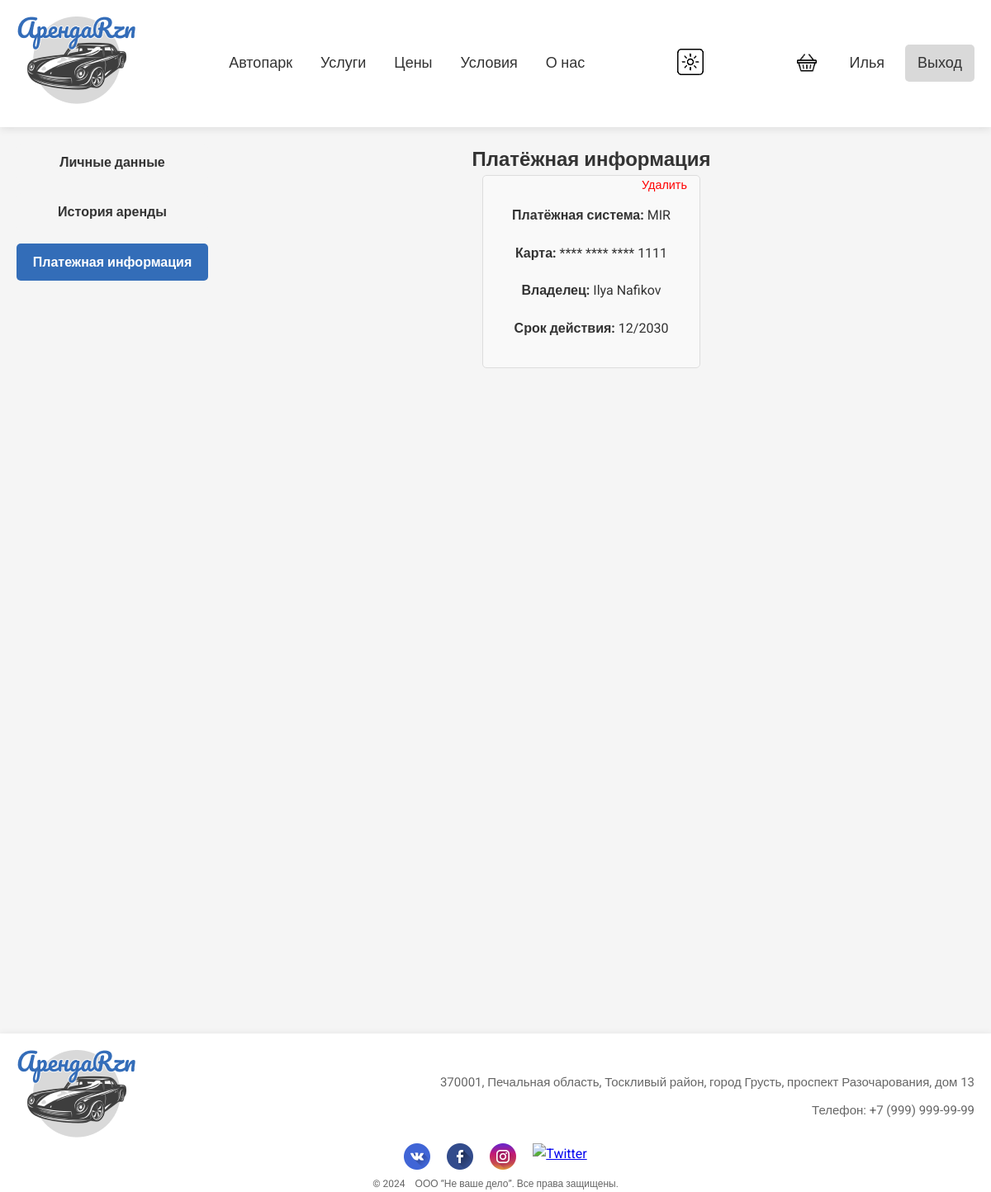
The app's page /users/payment/ (signed in) with its own data.
### users/models.py (models this page shows)
class User(AbstractUser):
    image = models.ImageField(upload_to='users_images', blank=True)
    phone_number = models.CharField(max_length=15, blank=True)
    documents = models.FileField(upload_to='documents', blank=True)

### cars/models.py (models this page shows, shortened)
class PaymentInfo(models.Model):
    user = models.ForeignKey(settings.AUTH_USER_MODEL, on_delete=models.CASCADE)
    card_number = models.CharField(max_length=16, verbose_name="Номер карты")
    card_holder = models.CharField(max_length=100, verbose_name="Имя владельца")
    expiry_date = models.DateField(verbose_name="Срок действия")
    payment_system = models.CharField(
        max_length=50,
        choices=[
            ('visa', 'Visa'),
            ('mastercard', 'MasterCard'),
            ('mir', 'MIR'),
            ('paypal', 'PayPal'),
            ('yandex', 'Yandex Money'),
            ('qiwi', 'QIWI')
        ],
        verbose_name="Платёжная система"
    )
    added_at = models.DateTimeField(auto_now_add=True)
    class Meta():
        verbose_name = 'Способы оплаты пользователей'
        verbose_name_plural = 'Способы оплаты пользователей'

### users/views.py (the view)
# urls.py: path('payment/', payment_view, name='payment'),
@login_required
def payment_view(request):
    payment_methods = PaymentInfo.objects.filter(user=request.user)
    if request.method == 'POST':
        form = PaymentInfoForm(request.POST)
        if form.is_valid():
            payment_info = form.save(commit=False)
            payment_info.user = request.user
            payment_info.save()
            messages.success(request, "Платёжная информация успешно добавлена.")
            return redirect('users:payment')
    else:
        form = PaymentInfoForm()
    context = {
        'form': form,
        'payment_methods': payment_methods,
        'title': 'Платёжная информация',
    }
    return render(request, 'users/payment.html', context)

### users/templates/users/payment.html (shortened to what this page needs)
{% extends 'cars/base.html' %}
{% load static %}
{% block css %}
    <link rel="stylesheet" href="{% static 'css/payment.css' %}">
{% endblock %}
{% block context %}
<section class="payment-section">
    <div class="profile-sidebar">
        <ul>
            <li><a href="{% url 'users:profile' %}">Личные данные</a></li>
            <li><a href="{% url 'users:rental_history' %}">История аренды</a></li>
            <li><a class="active" href="{% url 'users:payment' %}">Платежная информация</a></li>
        </ul>
    </div>
    <div class="payment">
        <h1>Платёжная информация</h1>
        <div id="payment-methods" class="payment-methods show">
            {% for method in payment_methods %}
            <div class="payment-method">
                <p><strong>Платёжная система:</strong> {{ method.get_payment_system_display }}</p>
                <p><strong>Карта:</strong> **** **** **** {{ method.card_number|slice:"-4:" }}</p>
                <p><strong>Владелец:</strong> {{ method.card_holder }}</p>
                <p><strong>Срок действия:</strong> {{ method.expiry_date|date:"m/Y" }}</p>
                <a href="{% url 'users:delete_payment' method.id %}" class="delete-btn">Удалить</a>
            </div>
            {% empty %}
            <p>Нет добавленных платёжных методов.</p>
            <button id="add_payment" type="button" class="btn-submit">Добавить платёжную информацию</button>
            {% endfor %}
        </div>
    </div>
</section>
{% endblock %}

### cars/templates/cars/base.html (shortened to what this page needs)
<!DOCTYPE html>
{% load static %}
<html lang="ru">
<head>
  <link rel="stylesheet" href='{% static "css/global.css" %}' />
  {% block css %} {% endblock %}
</head>
<body class="light-theme">
  <div class="wrapper">
    <header class="header light-theme">
      <div><a href="{% url 'index' %}"><img src='{% static "/img/logo.png" %}' alt="logo"></a></div>
      <nav class="nav-menu light-theme">
        <a href="{% url 'cars:index' %}">Автопарк</a>
        <a href="{% url 'cars:services' %}">Услуги</a>
        <a href="{% url 'cars:price' %}">Цены</a>
        <a href="{% url 'cars:conditions' %}">Условия</a>
        <a href="{% url 'about' %}">О нас</a>
      </nav>
      <button id="themeToggle">
        <img class="img" id="img" alt="Светлая тема" src='{% static "img/icons/dark.png" %}' />
      </button>
      <div class="auth light-theme">
        {% if user.is_authenticated %}
          <div class="cart">
            <a href="{% url 'cart' %}" class="cart-btn">
              <img class="cart-img" id="cart-img" src={% static "img/icons/cart-dark.png" %} alt="Корзина">
            </a>
          </div>
          <a href="{% url 'users:profile' %}" class="profile-btn" id="profile-btn">{{ user.username }}</a>
          <a href="{% url 'users:logout' %}" class="logout-btn" id="logout-btn">Выход</a>
        {% else %}
          <a href="{% url 'users:register' %}" class="register-btn" id="register-btn">Регистрация</a>
          <a href="{% url 'users:login' %}" class="login-btn" id="login-btn">Вход</a>
        {% endif %}
      </div>
    </header>
    <div class="main">
      {% block context %} {% endblock %}
    </div>
    <footer class="footer light-theme">
      <div class="place">
        <div><a href="{% url 'index' %}"><img src='{% static "/img/logo.png" %}' alt="logo"></a></div>
        <div>
          <p class="info">370001, Печальная область, Тоскливый район, город Грусть, проспект Разочарования, дом 13</p>
          <p class="info">Телефон: +7 (999) 999-99-99</p>
        </div>
      </div>
      <div class="social-icons">
        <a href="https://vk.com" target="_blank" class="social-icon vk">
          <img src={% static "img/icons/vkontakte.png" %} alt="VK">
        </a>
        <a href="https://facebook.com" target="_blank" class="social-icon facebook">
          <img src={% static "img/icons/facebook.png" %} alt="Facebook">
        </a>
        <a href="https://instagram.com" target="_blank" class="social-icon instagram">
          <img src={% static "img/icons/instagram.png" %} alt="Instagram">
        </a>
        <a href="https://twitter.com" target="_blank" class="social-icon twitter">
          <img src={% static "img/icons/twitter.png" %} alt="Twitter">
        </a>
      </div>
      <p class="copy">&copy; 2024 &ensp; ООО “Не ваше дело”. Все права защищены.</p>
    </footer>
  </div>
</body>
</html>

### static/css/global.css (style rules this page uses)
* { margin: 0; padding: 0; box-sizing: border-box; }
body.light-theme { background-color: #f5f5f5; color: #333; }
body, html { font-family: "Roboto", sans-serif; line-height: 1.6; height: 100%; }
.wrapper { min-height: 100%; display: flex; flex-direction: column; align-items: center; justify-content: space-between; text-align: center; position: relative; }
.header { display: flex; justify-content: space-between; align-items: center; width: 100%; max-width: 1280px; padding: 20px; box-shadow: 0 2px 10px rgba(0, 0, 0, 0.1); }
.header.light-theme { background-color: #ffffff; }
#themeToggle { background-color: transparent; border: 0; outline: none; cursor: pointer; }
.nav-menu a { margin: 0 15px; font-size: 18px; text-decoration: none; transition: color 0.3s; }
.nav-menu.light-theme > a { color: #333; }
.auth { display: flex; gap: 10px; }
.auth.light-theme > a { color: #333; }
.cart { display: flex; align-items: center; padding: 8px 15px; }
.cart a { padding: 0; }
.cart-btn { padding: 0; height: 26px; }
.cart-img { height: 24px; width: 24px; }
#register-btn, #profile-btn, #cart-btn { padding: 8px 15px; font-size: 18px; text-decoration: none; transition: color 0.3s; }
#login-btn, #logout-btn { padding: 8px 15px; background-color: #d9d9d9; color: #333; text-decoration: none; border-radius: 5px; font-size: 18px; }
.main { flex: 1 1 auto; min-height: 100%; display: flex; flex-direction: column; align-items: center; justify-content: space-between; text-align: center; position: relative; width: 100%; max-width: 1280px; }
.footer { flex: 0 0 auto; box-shadow: 0 2px 10px rgba(0, 0, 0, 0.1); color: #333; padding: 20px 20px 0; width: 100%; max-width: 1280px; text-align: center; margin-top: 200px }
.footer.light-theme { background-color: #ffffff; }
.footer.light-theme p { color: #666; }
.copy { font-size: 12px; }
.place { display: flex; align-items: center; justify-content: space-between; }
.info { font-size: 15px; margin: 10px 0; text-align: right; }
.social-icons { display: flex; justify-content: center; gap: 20px; }
.profile-sidebar { width: 20%; }
.profile-sidebar ul { list-style: none; padding: 0; }
.profile-sidebar ul li { margin-bottom: 15px; }
.profile-sidebar ul li a { text-decoration: none; color: #333; font-weight: bold; padding: 10px 15px; display: block; background-color: #f5f5f5; border-radius: 5px; transition: background-color 0.3s ease; }
.profile-sidebar ul li a:hover, .profile-sidebar ul li a.active { background-color: #336db8; color: #fff; }
.show { visibility: visible; opacity: 1; }

### static/css/payment.css (style rules this page uses)
.payment-section { display: flex; padding: 20px; width: 100%; height: 100%; }
.payment { width: 80%; display: flex; flex-direction: column; align-items: center; }
.payment-methods { margin-bottom: 20px; }
.payment-method { border: 1px solid #ddd; padding: 15px; border-radius: 5px; margin-bottom: 10px; background-color: #f9f9f9; position: relative; }
.payment-method p { margin: 5px 0; }
.payment-methods p { margin: 20px; }
.delete-btn { position: absolute; right: 15px; top: 0px; color: red; font-size: 0.9em; text-decoration: none; }

### records on screen
User: username "Илья"
PaymentInfo: payment_system "MIR", card_number "1111", card_holder "Ilya Nafikov", expiry_date "12/2030"
